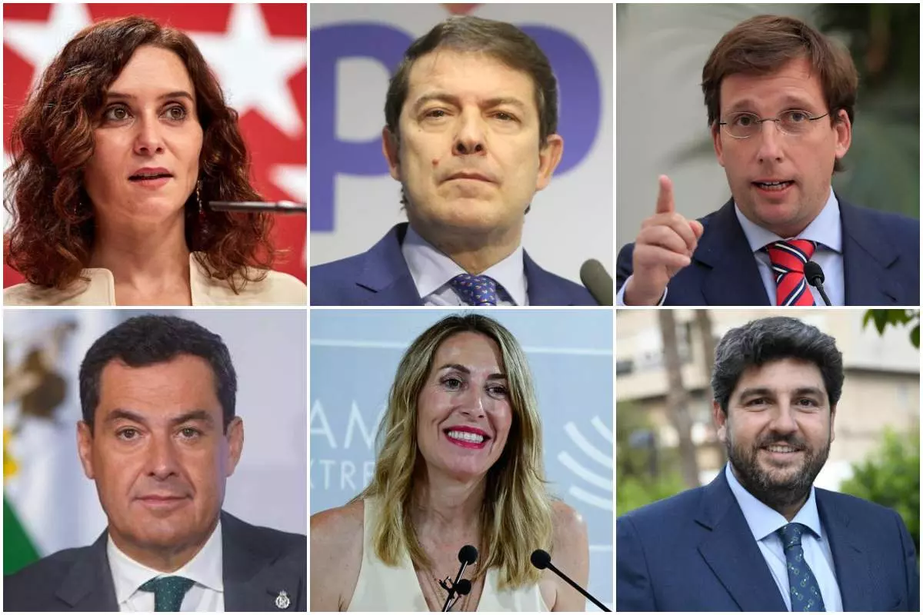
#> input picture SistemasDeBigData/Prácticas/Tema1/ExtraerInformacion/Imagenes/imagen1.png, 923 x 615 px, shrunk from 1200 x 800 before the run
$ python ej5.py
#> lines starting #> are read from the running program, lines starting #| are printed output that depends on the picture; after the words box and inside, x2 and y2 are one past the last pixel; in counts of white or black regions, pixels touching at a corner belong together
import cv2
import matplotlib.pyplot as plt

# 1. Detección y Localización de Objetos en las Imágenes (Ejemplo: Detección de Rostros)
def detectar_objetos(imagen_path):
    # Cargar el clasificador Haar Cascade pre-entrenado
#> called with imagen_path = 'Imagenes/imagen1.png'
    face_cascade = cv2.CascadeClassifier(cv2.data.haarcascades + 'haarcascade_frontalface_default.xml')

    # Leer la imagen
    imagen = cv2.imread(imagen_path)
#> imagen is the input picture: shape (615, 923, 3); mean B, G, R 124.1, 125.3, 141.2

    if imagen is None:
        print(f"Error: No se pudo cargar la imagen en la ruta {imagen_path}")
        return

    # Convertir la imagen a escala de grises
    gris = cv2.cvtColor(imagen, cv2.COLOR_BGR2GRAY)
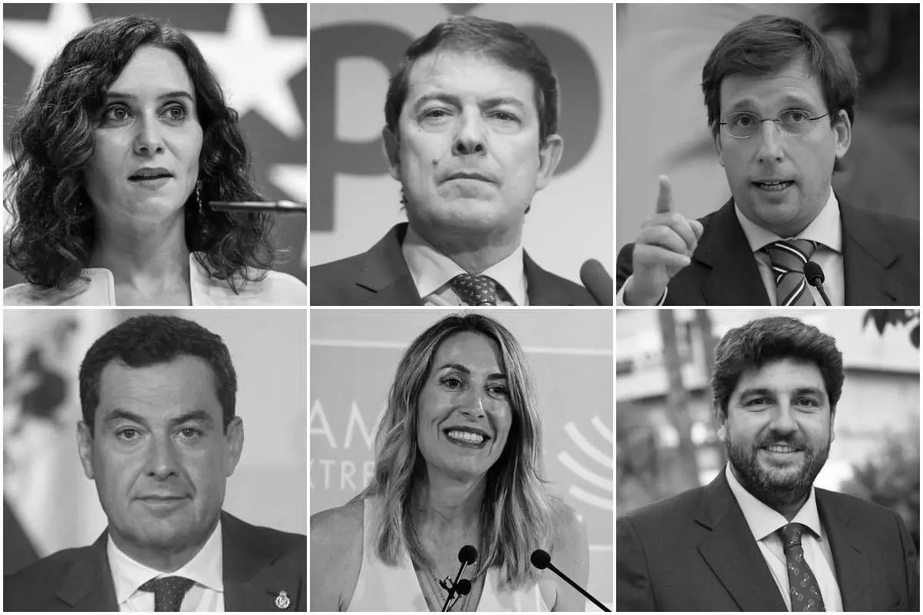
#> gris: shape (615, 923); min 0, max 255, mean 129.9

    # Detectar rostros en la imagen
    rostros = face_cascade.detectMultiScale(gris, scaleFactor=1.1, minNeighbors=5)
#> rostros = [[721, 353, 124, 124], [739, 496, 108, 108], [76, 57, 146, 146], [389, 49, 162, 162], [694, 59, 156, 156], [404, 335, 131, 131], [81, 370, 158, 158]]

    # Dibujar un rectángulo alrededor de los rostros detectados
    for (x, y, w, h) in rostros:
        cv2.rectangle(imagen, (x, y), (x + w, y + h), (255, 0, 0), 2)
#> this loop made 7 passes
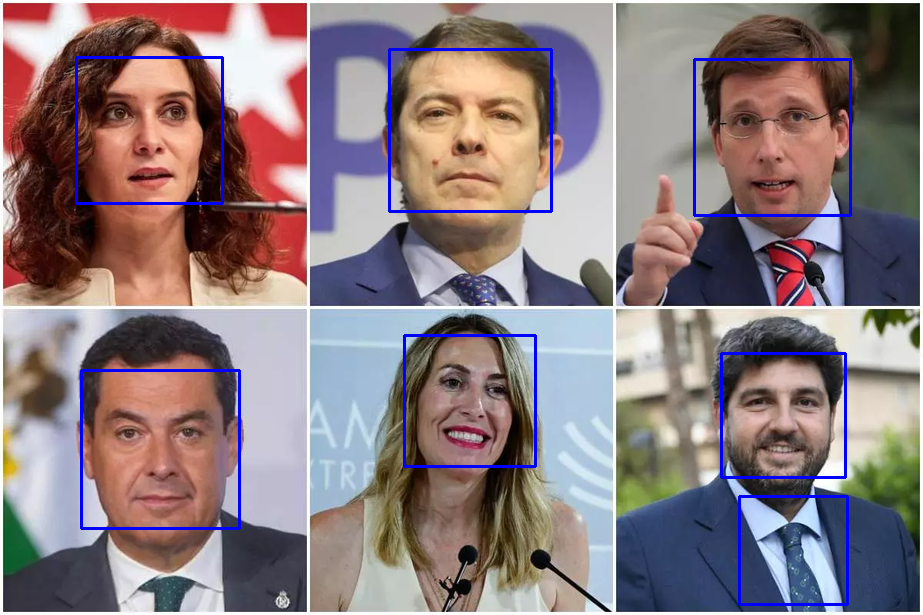
#> imagen: shape (615, 923, 3); 2.08% of pixels changed, all inside (x1, y1, x2, y2) = (75, 48, 852, 606)

    # Mostrar la imagen con los rostros detectados
    plt.imshow(cv2.cvtColor(imagen, cv2.COLOR_BGR2RGB))
    plt.axis('off')
    plt.title(f"Detección de Rostros - {imagen_path}")
    plt.show()

# 2. Reconocimiento de Patrones en las Imágenes (Ejemplo: Detección de Puntos Clave con ORB)
def reconocimiento_patrones(imagen_path):
    # Leer la imagen
#> called with imagen_path = 'Imagenes/imagen1.png'
    imagen = cv2.imread(imagen_path)

    if imagen is None:
        print(f"Error: No se pudo cargar la imagen en la ruta {imagen_path}")
        return

    # Convertir la imagen a escala de grises
    gris = cv2.cvtColor(imagen, cv2.COLOR_BGR2GRAY)

    # Crear el detector ORB
    orb = cv2.ORB_create()

    # Detectar los puntos clave y sus descriptores
    keypoints, descriptors = orb.detectAndCompute(gris, None)
#> keypoints = 500 keypoints; strongest (x, y, size): (663, 305, 31), (664, 304, 37.2), (790, 305, 31), (311, 304, 31)

    # Dibujar los puntos clave en la imagen
    imagen_con_puntos = cv2.drawKeypoints(imagen, keypoints, None, color=(0, 255, 0))
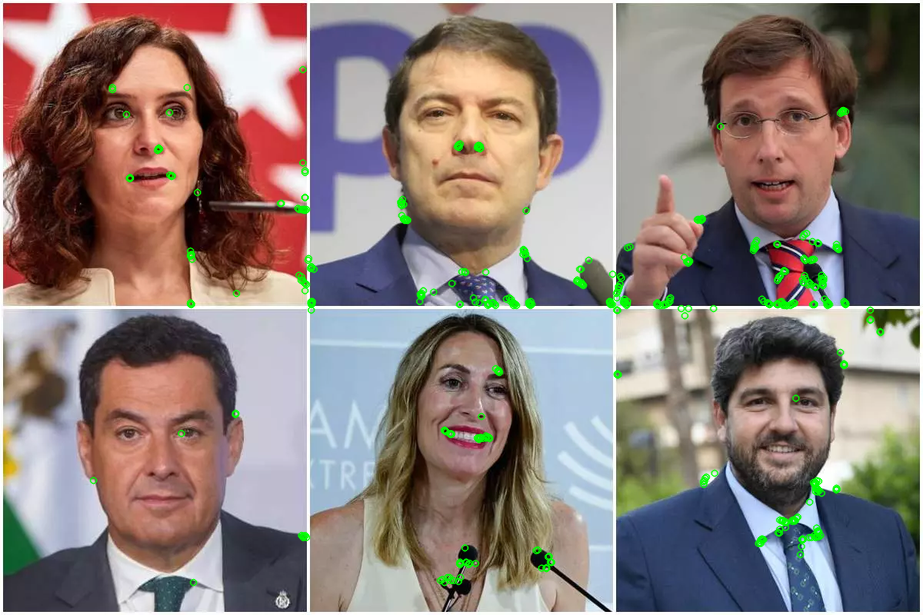
#> imagen_con_puntos: shape (615, 923, 3); mean B, G, R 122.6, 126.8, 139.7

    # Mostrar la imagen con los puntos clave
    cv2.imshow(f'Imagen con puntos clave - {imagen_path}', imagen_con_puntos)
    cv2.waitKey(0)
    cv2.destroyAllWindows()

# Función principal
def main():
    # Lista de imágenes a procesar
    imagen_paths = ["Imagenes/imagen1.png", "Imagenes/imagen2.png", "Imagenes/imagen3.png"]  # Cambia/Añade las rutas de tus imágenes

    for imagen_path in imagen_paths:
        print(f"Procesando {imagen_path}...")

        print("Iniciando detección de objetos en la imagen...")
        detectar_objetos(imagen_path)

        print("Iniciando reconocimiento de patrones en la imagen...")
        reconocimiento_patrones(imagen_path)
#> pass 2 of the loop in main, `for imagen_path in imagen_paths:`:
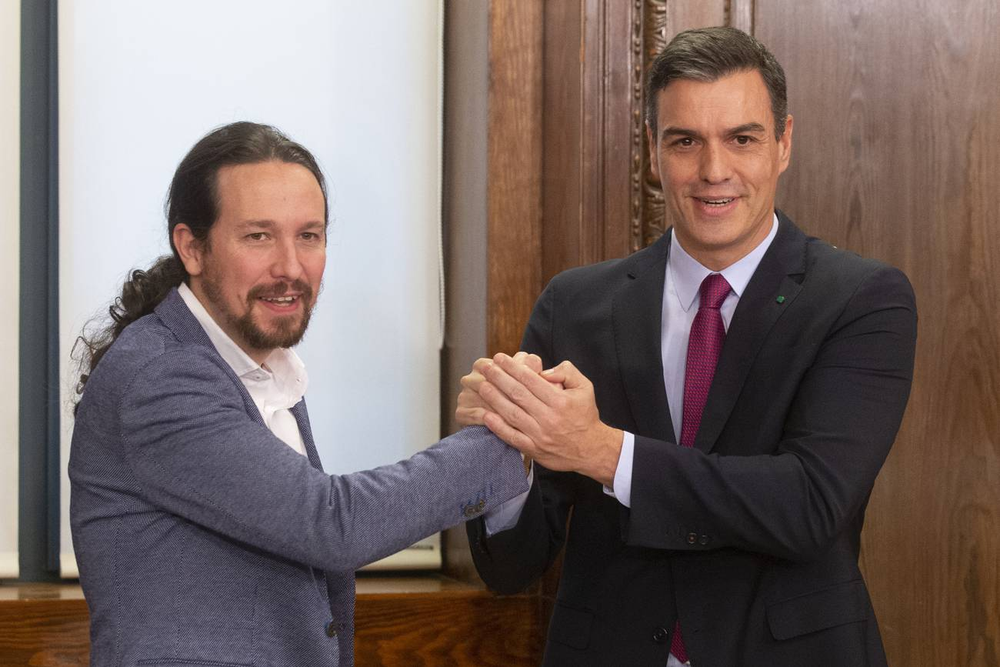
#> input picture SistemasDeBigData/Prácticas/Tema1/ExtraerInformacion/Imagenes/imagen2.png, 1000 x 667 px, shrunk from 1300 x 867 before the run
#> in detectar_objetos, imagen is the input picture: shape (667, 1000, 3); mean B, G, R 100.5, 104, 119.1
#> in detectar_objetos (call 2), `gris = cv2.cvtColor(imagen, cv2.COLOR_BGR2GRAY)`:
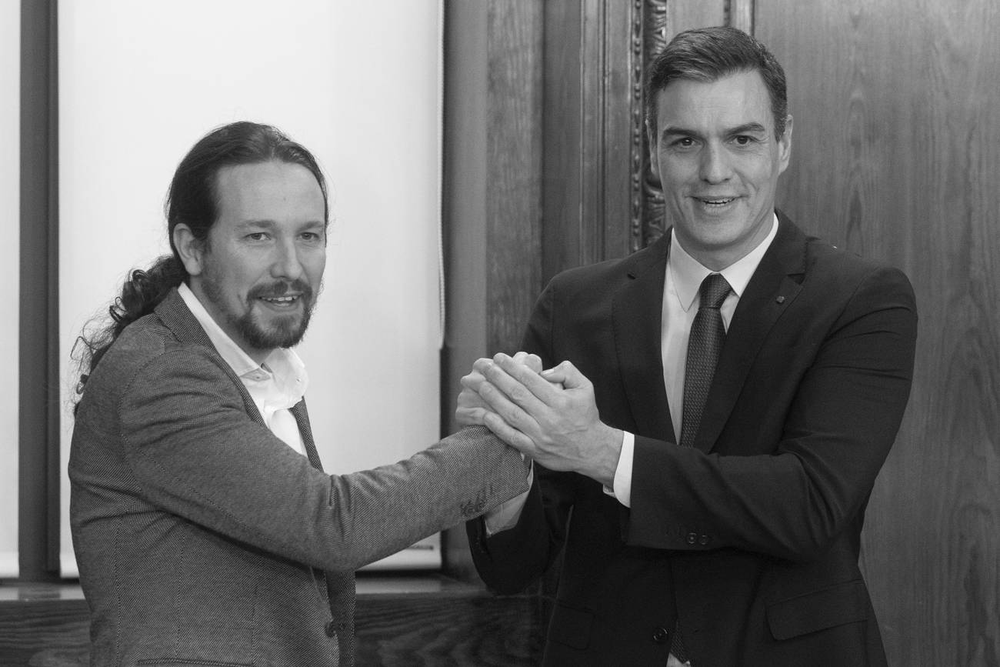
#> gris: shape (667, 1000); min 2, max 254, mean 108.1
#> rostros = [[214, 181, 142, 142], [635, 77, 166, 166]]
#> the loop in detectar_objetos (call 2), `for (x, y, w, h) in rostros:` made 2 passes
#> after the loop in detectar_objetos (call 2), `for (x, y, w, h) in rostros:`:
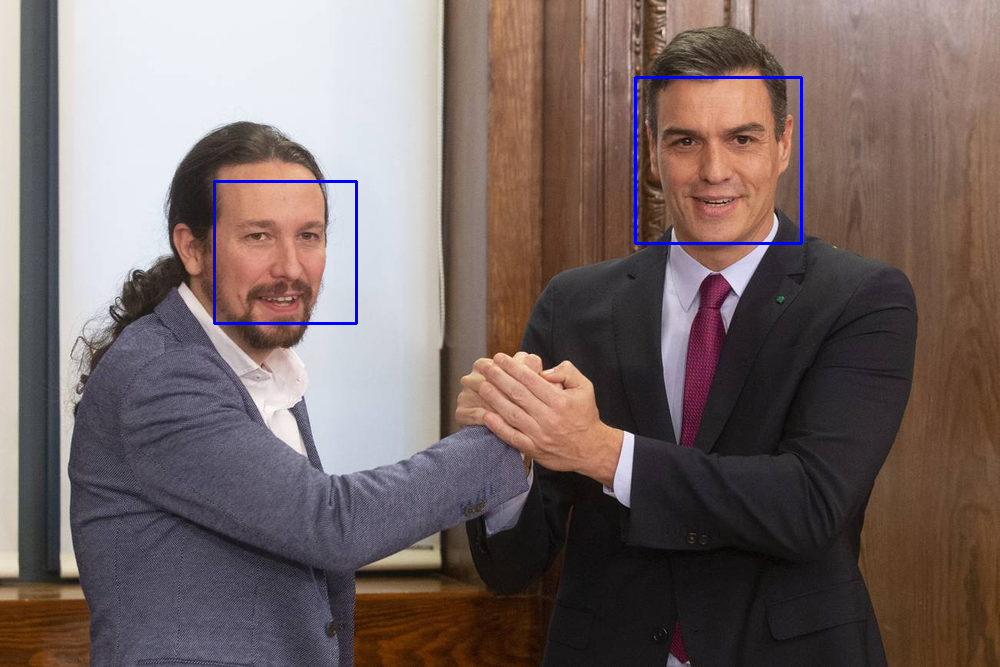
#> imagen: shape (667, 1000, 3); 0.55% of pixels changed, all inside (x1, y1, x2, y2) = (213, 76, 803, 325)
#> keypoints = 500 keypoints; strongest (x, y, size): (633, 436, 31), (632, 436, 44.6), (632, 437, 53.6), (632, 438, 77.1)
#> imagen_con_puntos: shape (667, 1000, 3)
#> pass 3 of the loop in main, `for imagen_path in imagen_paths:`:
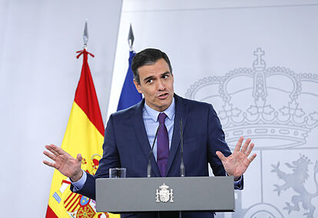
#> input picture SistemasDeBigData/Prácticas/Tema1/ExtraerInformacion/Imagenes/imagen3.png, 318 x 218 px, shrunk from 414 x 284 before the run
#> in detectar_objetos, imagen is the input picture: shape (218, 318, 3); mean B, G, R 188.3, 176.2, 177
#> gris: shape (218, 318)
#> rostros = [[127, 58, 53, 53]]
#> the loop in detectar_objetos (call 3), `for (x, y, w, h) in rostros:` made 1 pass
#> after the loop in detectar_objetos (call 3), `for (x, y, w, h) in rostros:`:
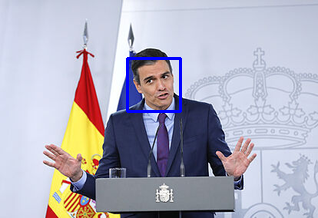
#> imagen: shape (218, 318, 3); 0.91% of pixels changed, all inside (x1, y1, x2, y2) = (126, 57, 182, 113)
#> keypoints = 439 keypoints; strongest (x, y, size): (69, 185, 31), (71, 185, 31), (131, 52, 31), (68, 180, 31)
#> in reconocimiento_patrones (call 3), `imagen_con_puntos = cv2.drawKeypoints(imagen, keypoints, None, color=(..`:
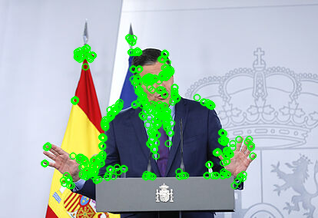
#> imagen_con_puntos: shape (218, 318, 3); mean B, G, R 178.6, 185.2, 167

#> (the run stopped early here; a loop or call above may not have finished)
